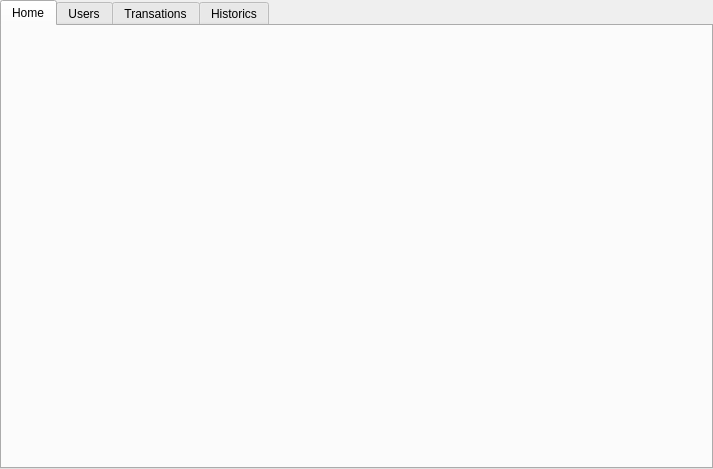
<?xml version="1.0" encoding="UTF-8"?>
<ui version="4.0">
 <class>AdminPage</class>
 <widget class="QWidget" name="AdminPage">
  <property name="geometry">
   <rect>
    <x>0</x>
    <y>0</y>
    <width>713</width>
    <height>469</height>
   </rect>
  </property>
  <property name="windowTitle">
   <string>Administrative Painel</string>
  </property>
  <property name="windowIcon">
   <iconset resource="resources.qrc">
    <normaloff>:/img_login/images/Icon.png</normaloff>:/img_login/images/Icon.png</iconset>
  </property>
  <layout class="QHBoxLayout" name="horizontalLayout">
   <property name="spacing">
    <number>0</number>
   </property>
   <property name="leftMargin">
    <number>0</number>
   </property>
   <property name="topMargin">
    <number>0</number>
   </property>
   <property name="rightMargin">
    <number>0</number>
   </property>
   <property name="bottomMargin">
    <number>0</number>
   </property>
   <item>
    <widget class="QTabWidget" name="tabWidget">
     <property name="currentIndex">
      <number>0</number>
     </property>
     <widget class="QWidget" name="Home">
      <attribute name="title">
       <string>Home</string>
      </attribute>
     </widget>
     <widget class="QWidget" name="Users">
      <attribute name="title">
       <string>Users</string>
      </attribute>
     </widget>
     <widget class="QWidget" name="Transation">
      <attribute name="title">
       <string>Transations</string>
      </attribute>
     </widget>
     <widget class="QWidget" name="Historics">
      <attribute name="title">
       <string>Historics</string>
      </attribute>
     </widget>
    </widget>
   </item>
  </layout>
 </widget>
 <resources>
  <include location="resources.qrc"/>
 </resources>
 <connections/>
</ui>
